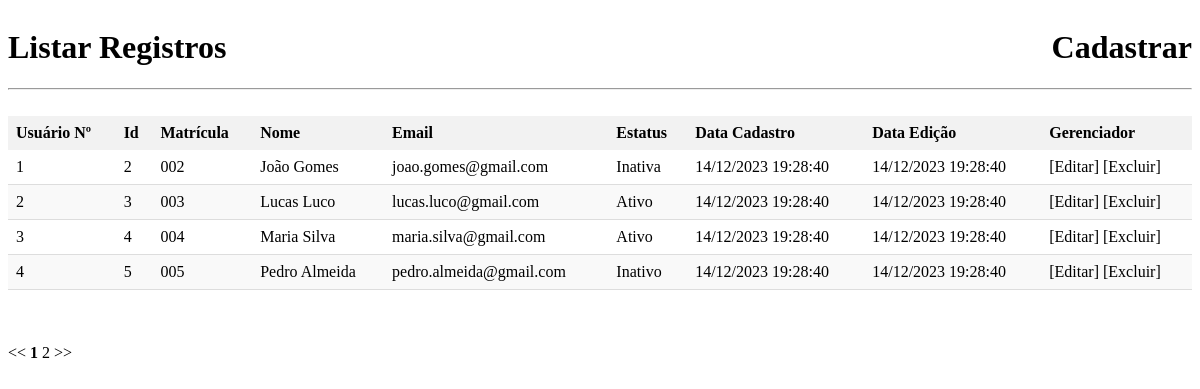
Screenshot of /projetoacademico/listar.php with the database file from the repository.
### tables this page shows
CREATE TABLE `usuarios` (
  `id` int(11) NOT NULL,
  `matricula` varchar(3) NOT NULL,
  `nome` varchar(120) NOT NULL,
  `email` varchar(120) NOT NULL,
  `senha` varchar(32) NOT NULL,
  `estatus` varchar(120) NOT NULL,
  `painel` varchar(80) NOT NULL,
  `data_cadastro` timestamp NOT NULL DEFAULT current_timestamp()
);

### projetoacademico/listar.php (the view, shortened to what this page needs)
<?php
    $conexao = conectar();
?>
<!DOCTYPE html>
<html lang="en">
<head>
</head>
<body>
    <div style="width: 100%;">
        <h1
            style="float: left;"
        >Listar Registros</h1>
        <h1
            style="float: right;"
        ><a href="cadastro.php">Cadastrar</a></h1>
    </div>
    <br><br><br><br>
    <hr>
    <br>
    <table>
        <thead>
            <tr>
                <th>Usuário Nº</th>
                <th>Id</th>
                <th>Matrícula</th>
                <th>Nome</th>
                <th>Email</th>
                <th>Estatus</th>
                <th>Data Cadastro</th>
                <th>Data Edição</th>
                <th>Gerenciador</th>
            </tr>
        </thead>
        <tbody>
        <?php
                $pagina_atual = filter_input(INPUT_GET, "page", FILTER_SANITIZE_NUMBER_INT);
                $pagina = (!empty($pagina_atual)) ? $pagina_atual : 1;
                $limite_result = 4;
                $inicio = ($limite_result * $pagina) - $limite_result;
            $query_usuarios = $conexao -> prepare("SELECT id, matricula, nome, email, estatus, data_cadastro FROM usuarios ORDER BY data_cadastro DESC LIMIT $inicio, $limite_result");
            $query_usuarios -> execute();
            if ($query_usuarios -> rowCount() != 0) {
                $x = 1;
                while ($rowUsuarios = $query_usuarios -> fetch(PDO::FETCH_ASSOC)) {
                    extract($rowUsuarios);
                    echo "<tr>";
                    echo "<td>" . $x . "</td>";
                    echo "<td>" . $rowUsuarios['id'] . "</td>";
                    echo "<td>" . $rowUsuarios['matricula'] . "</td>";
                    echo "<td>" . $rowUsuarios['nome'] . "</td>";
                    echo "<td>" . $rowUsuarios['email'] . "</td>";
                    echo "<td>" . $rowUsuarios['estatus'] . "</td>";
                    echo "<td>" . date("d/m/Y H:i:s", strtotime($data_cadastro)) . "</td>";
                    echo "<td>" . date("d/m/Y H:i:s", strtotime($data_cadastro)) . "</td>";
                    echo "<td><a href='editar.php?id=$id'>[Editar]</a> <a href='confirmarExcluir.php?id=$id'>[Excluir]</a> </td>";
                    $x = $x + 1;
                }
            } else {
                echo "<p style='color: red;'>Erro: Usuário não encontrado </p>";
            }
        ?>
        </tbody>
    </table>
    <?php
            echo "<br><br><br>";
            $query_qtd_registros = $conexao -> prepare("SELECT COUNT(id) AS num_result FROM usuarios");
            $query_qtd_registros -> execute();
            $row_qtd_registros = $query_qtd_registros -> fetch(PDO::FETCH_ASSOC);
            $qtd_pagina = ceil($row_qtd_registros['num_result'] / $limite_result);
            $maximo_link = 1;
            echo "<a href='listar.php?page=1'> << </a>";
            echo "<strong>$pagina</strong>";
            for ($pagina_posterior = $pagina + 1; $pagina_posterior <= min($qtd_pagina, $pagina + $maximo_link); $pagina_posterior++) {
                echo "<a href='listar.php?page=$pagina_posterior'> $pagina_posterior </a>";
            }
            echo "<a href='listar.php?page=$qtd_pagina'> >> </a>";
    ?>
</body>
</html>

### projetoacademico/listar.php (style rules this page uses)
a { text-decoration: none; color: black; }
table { width: 100%; border-collapse: collapse; border-spacing: 0; }
th { background-color: #f2f2f2; font-weight: bold; padding: 8px; text-align: left; }
td { border-bottom: 1px solid #ddd; padding: 8px; }
tr:nth-child(even) { background-color: #f9f9f9; }

### rows the page displays
usuarios: id "2", matricula "002", nome "João Gomes", email "joao.gomes@gmail.com", estatus "Inativa", data_cadastro "14/12/2023 19:28:40"
usuarios: id "3", matricula "003", nome "Lucas Luco", email "lucas.luco@gmail.com", estatus "Ativo", data_cadastro "14/12/2023 19:28:40"
usuarios: id "4", matricula "004", nome "Maria Silva", email "maria.silva@gmail.com", estatus "Ativo", data_cadastro "14/12/2023 19:28:40"
usuarios: id "5", matricula "005", nome "Pedro Almeida", email "pedro.almeida@gmail.com", estatus "Inativo", data_cadastro "14/12/2023 19:28:40"

### other values shown
$pagina "1"
